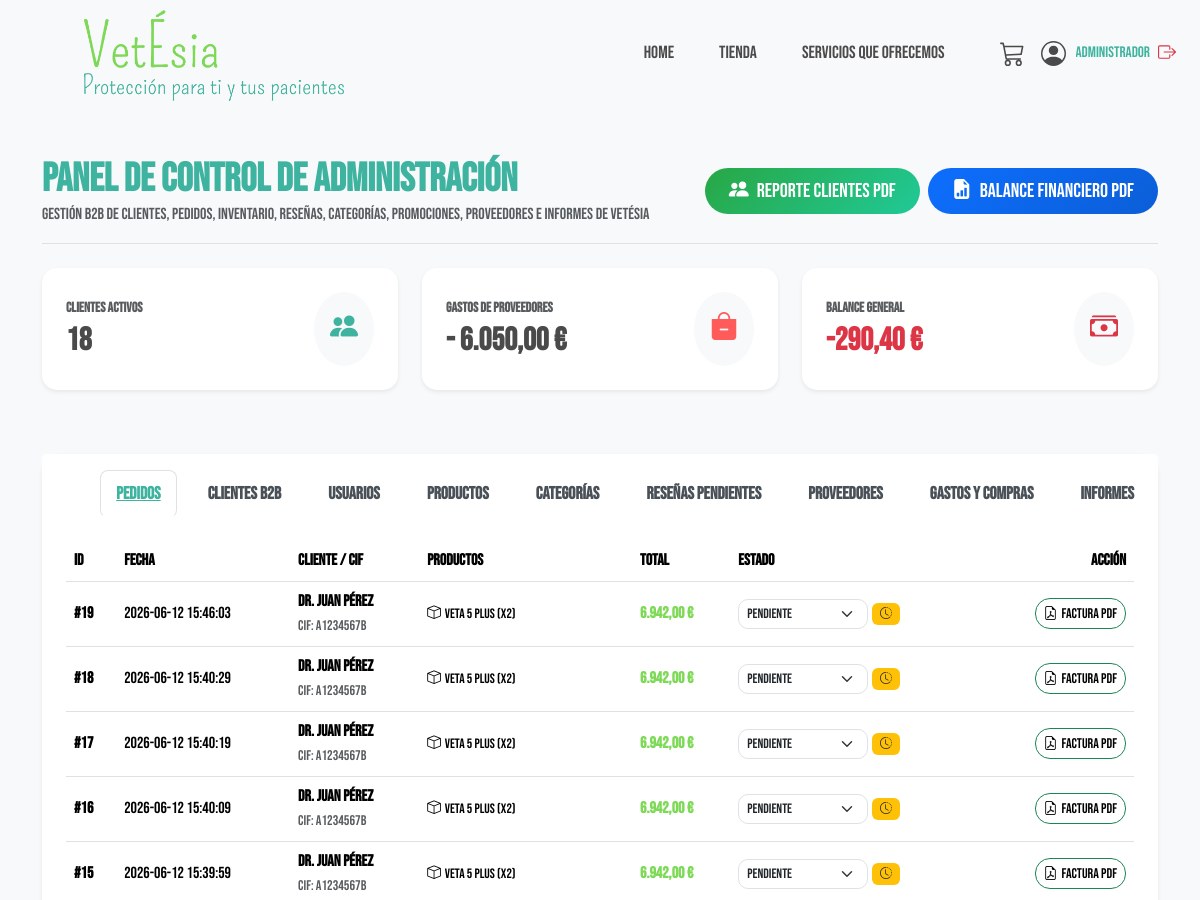
Before: /admin.html (signed in, upper part) with the older database file.
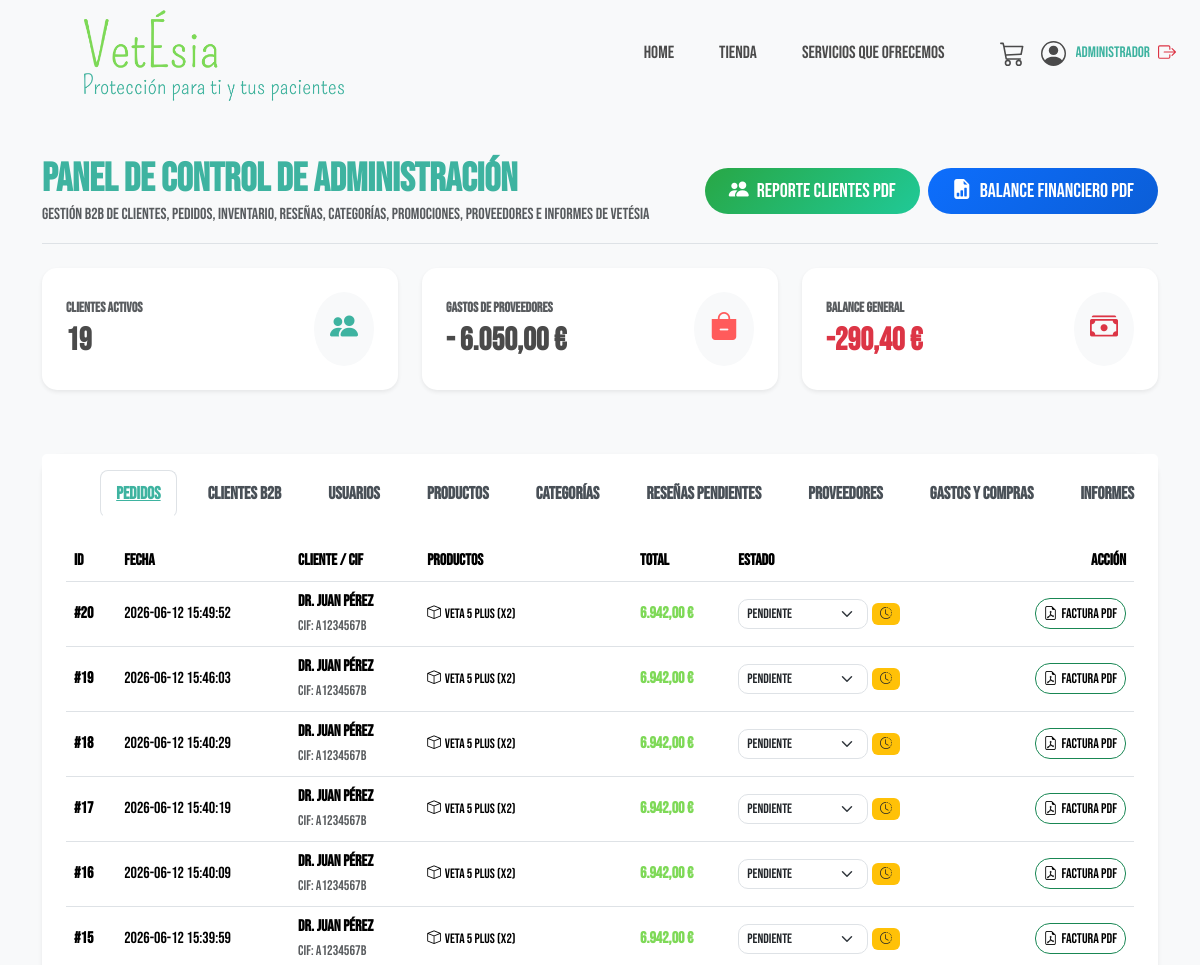
After: the same page with the newer database file.
### tables this page shows
CREATE TABLE pedidos (
            id INTEGER PRIMARY KEY AUTOINCREMENT,
            usuario_id INTEGER,
            empresa TEXT NOT NULL,
            email TEXT NOT NULL,
            cif TEXT NOT NULL,
            contacto TEXT NOT NULL,
            telefono TEXT NOT NULL,
            zona TEXT NOT NULL,
            municipio TEXT NOT NULL,
            direccion TEXT NOT NULL,
            codigo_postal TEXT NOT NULL,
            titular_cuenta TEXT NOT NULL,
            iban TEXT NOT NULL,
            banco TEXT NOT NULL,
            subtotal REAL NOT NULL,
            iva REAL NOT NULL,
            total REAL NOT NULL,
            estado TEXT DEFAULT 'pendiente',
            fecha TIMESTAMP DEFAULT CURRENT_TIMESTAMP,
            FOREIGN KEY (usuario_id) REFERENCES usuarios (id)
        );

CREATE TABLE detalles_pedido (
            id INTEGER PRIMARY KEY AUTOINCREMENT,
            pedido_id INTEGER NOT NULL,
            producto_id INTEGER NOT NULL,
            cantidad INTEGER NOT NULL,
            precio_unitario REAL NOT NULL,
            FOREIGN KEY (pedido_id) REFERENCES pedidos (id) ON DELETE CASCADE,
            FOREIGN KEY (producto_id) REFERENCES productos (id)
        );

CREATE TABLE productos (
            id INTEGER PRIMARY KEY AUTOINCREMENT,
            slug TEXT NOT NULL UNIQUE,
            nombre TEXT NOT NULL,
            categoria TEXT NOT NULL,
            precio REAL NOT NULL,
            descripcion TEXT NOT NULL,
            especificaciones_json TEXT,
            imagen_url TEXT NOT NULL,
            stock INTEGER DEFAULT 20,
            stock_minimo INTEGER DEFAULT 5,
            activo INTEGER DEFAULT 1
        );

### app.py (the view)
@app.route('/admin.html')
def admin():
    if 'user_id' not in session:
        flash("Acceso restringido. Por favor inicia sesión.", "danger")
        return redirect(url_for('cuenta'))
    conn = get_db_connection()
    user = conn.execute("SELECT * FROM usuarios WHERE id = ?", (session['user_id'],)).fetchone()
    if not user or user['rol'] not in ('admin', 'trabajador'):
        conn.close()
        flash("Acceso restringido. No tienes permisos para acceder a esta área.", "danger")
        return redirect(url_for('cuenta'))
    user_rol = user['rol']
    total_clientes = conn.execute("SELECT count(*) FROM usuarios WHERE email != 'admin@vetesia.com'").fetchone()[0]
    total_pedidos = conn.execute("SELECT count(*) FROM pedidos").fetchone()[0]
    total_ventas = conn.execute("SELECT sum(total) FROM pedidos WHERE estado IN ('pagado', 'procesando', 'enviado', 'entregado')").fetchone()[0] or 0.0
    total_compras = conn.execute("SELECT sum(monto) FROM compras").fetchone()[0] or 0.0
    balance_neto = total_ventas - total_compras
    ventas_formateadas = f"{total_ventas:,.2f}".replace(",", "X").replace(".", ",").replace("X", ".")
    compras_formateadas = f"{total_compras:,.2f}".replace(",", "X").replace(".", ",").replace("X", ".")
    balance_formateado = f"{balance_neto:,.2f}".replace(",", "X").replace(".", ",").replace("X", ".")
    clientes_registrados = conn.execute('''
        SELECT u.id, u.nombre_empresa, u.email, p.cif, p.contacto, p.telefono, p.banco, p.iban, p.municipio, p.zona, p.direccion, p.codigo_postal
        FROM usuarios u
        LEFT JOIN (
            SELECT usuario_id, cif, contacto, telefono, banco, iban, municipio, zona, direccion, codigo_postal, max(fecha)
            FROM pedidos
            GROUP BY usuario_id
        ) p ON u.id = p.usuario_id
        WHERE u.email != 'admin@vetesia.com'
        ORDER BY u.id ASC
    ''').fetchall()
    clientes_invitados = conn.execute('''
        SELECT NULL as id, empresa as nombre_empresa, email, cif, contacto, telefono, banco, iban, municipio, zona, direccion, codigo_postal
        FROM pedidos
        WHERE usuario_id IS NULL
        GROUP BY cif
    ''').fetchall()
    todos_clientes = list(clientes_registrados) + list(clientes_invitados)
    usuarios = conn.execute("SELECT * FROM usuarios ORDER BY id ASC").fetchall()
    pedidos_raw = conn.execute('SELECT * FROM pedidos ORDER BY fecha DESC').fetchall()
    pedidos = []
    for p in pedidos_raw:
        items = conn.execute('''
            SELECT dp.*, prod.nombre
            FROM detalles_pedido dp
            JOIN productos prod ON dp.producto_id = prod.id
            WHERE dp.pedido_id = ?
        ''', (p['id'],)).fetchall()
        pedidos.append({
            'id': p['id'],
            'empresa': p['contacto'],
            'cif': p['cif'],
            'total': p['total'],
            'fecha': p['fecha'],
            'estado': p['estado'],
            'articulos': items
        })
    productos = conn.execute('SELECT * FROM productos ORDER BY id ASC').fetchall()
    categorias = conn.execute('SELECT * FROM categorias ORDER BY id ASC').fetchall()
    resenas_pendientes = conn.execute('''
        SELECT r.*, u.nombre_empresa AS usuario_nombre, p.nombre AS producto_nombre
        FROM resenas r
        JOIN usuarios u ON r.usuario_id = u.id
        JOIN productos p ON r.producto_id = p.id
        WHERE r.verificada = 0
        ORDER BY r.fecha DESC
    ''').fetchall()
    proveedores = conn.execute('SELECT * FROM proveedores ORDER BY id ASC').fetchall()
    compras = conn.execute('''
        SELECT c.*, p.nombre AS proveedor_nombre
        FROM compras c
        LEFT JOIN proveedores p ON c.proveedor_id = p.id
        ORDER BY c.fecha DESC
    ''').fetchall()
    informe_stock = conn.execute('''
        SELECT id, nombre, stock, stock_minimo, (stock_minimo - stock) AS diferencia
        FROM productos
        WHERE stock <= stock_minimo
        ORDER BY diferencia DESC
    ''').fetchall()
    informe_ventas = conn.execute('''
        SELECT strftime('%Y-%m', fecha) AS mes, COUNT(*) AS num_pedidos, SUM(total) AS ingresos
        FROM pedidos
        WHERE estado IN ('pagado', 'procesando', 'enviado', 'entregado')
        GROUP BY mes
        ORDER BY mes DESC
        LIMIT 12
    ''').fetchall()
    informe_top = conn.execute('''
        SELECT p.id, p.nombre, SUM(dp.cantidad) AS unidades, SUM(dp.cantidad * dp.precio_unitario) AS ingresos
        FROM detalles_pedido dp
        JOIN productos p ON dp.producto_id = p.id
        JOIN pedidos pe ON dp.pedido_id = pe.id
        WHERE pe.estado IN ('pagado', 'procesando', 'enviado', 'entregado')
        GROUP BY p.id, p.nombre
        ORDER BY unidades DESC
        LIMIT 10
    ''').fetchall()
    conn.close()
    stats = {
        'total_clientes': total_clientes + len(clientes_invitados),
        'total_pedidos': total_pedidos,
        'total_ventas': ventas_formateadas,
        'total_compras': compras_formateadas,
        'balance_neto': balance_formateado,
        'balance_raw': balance_neto
    }
    return render_template('admin.html', stats=stats, clientes=todos_clientes, usuarios=usuarios,
                           pedidos=pedidos, productos=productos, categorias=categorias,
                           resenas_pendientes=resenas_pendientes,
                           proveedores=proveedores, compras=compras, informe_stock=informe_stock,
                           informe_ventas=informe_ventas, informe_top=informe_top, user_rol=user_rol)

### app.py (called while the page is built)
def get_db_connection():
    db_path = os.path.join(os.path.dirname(__file__), 'database.db')
    conn = sqlite3.connect(db_path)
    conn.row_factory = sqlite3.Row
    return conn

@app.context_processor
def inject_global_data():
    cart = session.get('cart', {})
    cart_count = sum(cart.values())
    logged_in = 'user_id' in session
    user_name = session.get('user_name', '')
    def get_image_url(url):
        if not url:
            return '/static/fotos/logo.webp'
        if '://' in url or url.startswith('/') or url.startswith('data:'):
            return url
        return f'/static/fotos/{url}'
    return dict(cart_count=cart_count, logged_in=logged_in, user_name=user_name, get_image_url=get_image_url)

### templates/admin.html (shortened to what the changed rows need)
<!DOCTYPE html>
<html lang="es">
<head>
    <link href="https://cdn.jsdelivr.net/npm/bootstrap@5.3.3/dist/css/bootstrap.min.css" rel="stylesheet">
    <link rel="stylesheet" href="/static/css/vetesia.css">
    <link rel="stylesheet" href="https://cdn.jsdelivr.net/npm/bootstrap-icons@1.11.3/font/bootstrap-icons.min.css">
</head>
<body class="bg-light">
    <div class="container mt-5 mb-5">
        <div class="d-flex justify-content-between align-items-center mb-4 border-bottom pb-3 flex-wrap gap-3">
            <div>
                <h1 style="color: #3eb3a0; font-weight: 700;" class="mb-0">Panel de Control de Administración</h1>
            </div>
        </div>
        <div class="row mb-5">
            <div class="col-md-4 mb-3">
                <div class="card border-0 shadow-sm p-4 bg-white kpi-card" style="border-left: 5px solid #3eb3a0;">
                    <div class="d-flex justify-content-between align-items-center">
                        <div>
                            <span class="text-muted d-block small mb-1 fw-bold text-uppercase">Clientes Activos</span>
                            <h2 class="mb-0 fw-bold" style="color: #4a4a4a;">{{ stats.total_clientes }}</h2>
                        </div>
                    </div>
                </div>
            </div>
            {% if user_rol != 'trabajador' %}
            <div class="col-md-4 mb-3">
                <div class="card border-0 shadow-sm p-4 bg-white kpi-card" style="border-left: 5px solid #ff5b5b;">
                    <div class="d-flex justify-content-between align-items-center">
                        <div>
                            <h2 class="mb-0 fw-bold" style="color: #4a4a4a;">- {{ stats.total_compras }} €</h2>
                        </div>
                    </div>
                </div>
            </div>
            <div class="col-md-4 mb-3">
                <div class="card border-0 shadow-sm p-4 bg-white kpi-card" style="border-left: 5px solid {% if stats.balance_raw >= 0 %}#28a745{% else %}#dc3545{% endif %};">
                    <div class="d-flex justify-content-between align-items-center">
                        <div>
                            {% if stats.balance_raw >= 0 %}
                            <h2 class="mb-0 fw-bold" style="color: #28a745;">+ {{ stats.balance_neto }} €</h2>
                            {% else %}
                            <h2 class="mb-0 fw-bold" style="color: #dc3545;">{{ stats.balance_neto }} €</h2>
                            {% endif %}
                        </div>
                    </div>
                </div>
            </div>
            {% endif %}
        </div>
        <div class="card border-0 shadow-sm mb-5" style="border-radius: 20px;">
            <div class="card-body p-4">
                <div class="tab-content" id="adminTabsContent">
                    <div class="tab-pane fade show active" id="tab-pedidos" role="tabpanel">
                        {% if not pedidos %}
                        <p class="text-muted py-4 text-center">Aún no se han recibido pedidos en el sistema.</p>
                        {% else %}
                        <div class="table-responsive">
                            <table class="table table-hover align-middle">
                                <thead>
                                    <tr>
                                        <th>ID</th><th>Fecha</th><th>Cliente / CIF</th><th>Productos</th><th>Total</th><th>Estado</th><th class="text-end">Acción</th>
                                    </tr>
                                </thead>
                                <tbody>
                                    {% for p in pedidos %}
                                    <tr>
                                        <td class="fw-bold">#{{ p.id }}</td>
                                        <td>{{ p.fecha }}</td>
                                        <td>
                                            <div class="fw-bold">{{ p.empresa }}</div>
                                            <small class="text-muted">CIF: {{ p.cif }}</small>
                                        </td>
                                        <td>
                                            <ul class="list-unstyled mb-0" style="font-size: 0.85rem;">
                                                {% for item in p.articulos %}
                                                <li><i class="bi bi-box me-1"></i>{{ item.nombre }} (x{{ item.cantidad }})</li>
                                                {% endfor %}
                                            </ul>
                                        </td>
                                        <td class="fw-bold" style="color: #7ed957;">{{ "{:,.2f}".format(p.total).replace(",", "X").replace(".", ",").replace("X", ".") }} €</td>
                                        <td>
                                            <form action="/admin/pedido/{{ p.id }}/estado" method="POST" class="d-flex align-items-center gap-1">
                                                <select name="estado" class="form-select form-select-sm" onchange="this.form.submit()" style="border-radius: 10px; width: 130px; font-size: 0.85rem;">
                                                    <option value="pendiente" {% if p.estado == 'pendiente' %}selected{% endif %}>Pendiente</option>
                                                </select>
                                                {% if p.estado == 'pendiente' %}
                                                    <span class="badge bg-warning text-dark"><i class="bi bi-clock-history"></i></span>
                                                {% elif p.estado == 'procesando' %}
                                                    <span class="badge bg-primary"><i class="bi bi-gear-fill"></i></span>
                                                {% elif p.estado == 'enviado' %}
                                                    <span class="badge bg-info text-dark"><i class="bi bi-truck"></i></span>
                                                {% elif p.estado == 'entregado' %}
                                                    <span class="badge bg-success"><i class="bi bi-check-circle-fill"></i></span>
                                                {% elif p.estado == 'cancelado' %}
                                                    <span class="badge bg-danger"><i class="bi bi-x-circle-fill"></i></span>
                                                {% endif %}
                                            </form>
                                        </td>
                                        <td class="text-end">
                                            <a href="/factura/{{ p.id }}.pdf" class="btn btn-outline-success btn-sm d-inline-flex align-items-center gap-1" style="border-radius: 15px;">
                                                <i class="bi bi-file-earmark-pdf"></i> Factura PDF
                                            </a>
                                        </td>
                                    </tr>
                                    {% endfor %}
                                </tbody>
                            </table>
                        </div>
                        {% endif %}
                    </div>
                </div>
            </div>
        </div>
    </div>
</body>
</html>

Changed rows visible on the page:
added pedidos: id "20", fecha "2026-06-12 15:49:52", empresa "Dr. Juan Pérez", cif "A1234567B", total "6.942,00", estado "Pendiente"
added detalles_pedido: nombre "Veta 5 Plus", cantidad "2", shown under "20"
Other visible differences:
{{ stats.total_clientes }}: "18" → "19"
